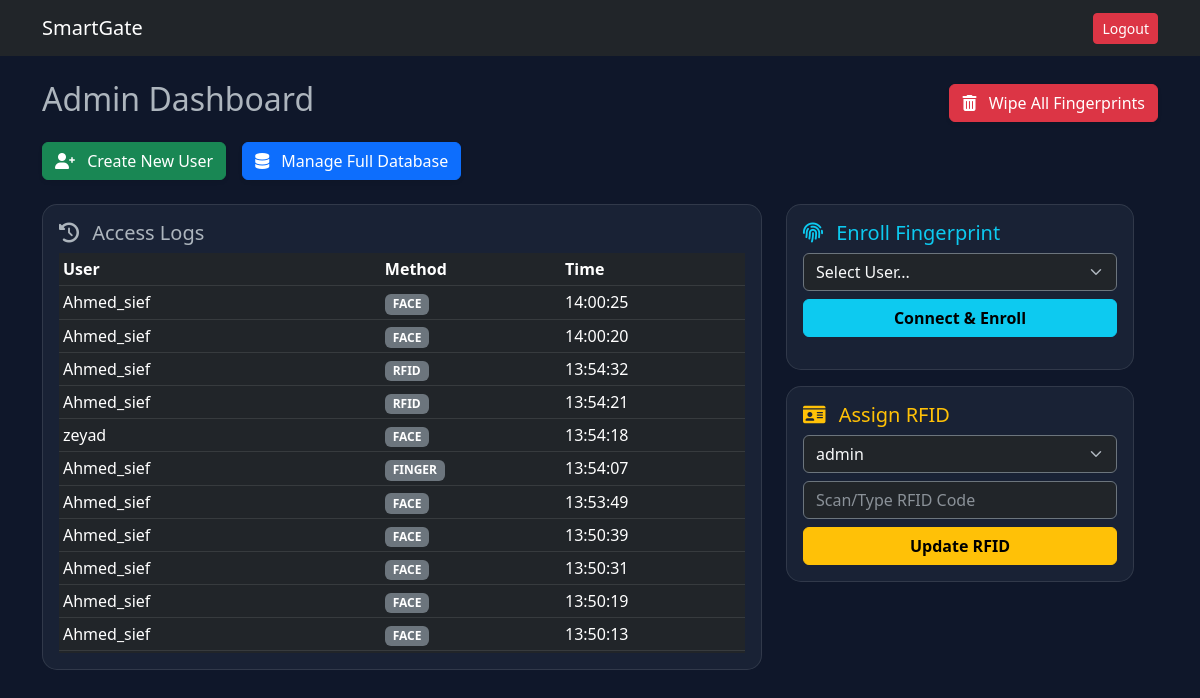
The page /admin_dashboard/ (signed in) on the database its author committed.
### core/models.py (models this page shows, shortened)
class AttendanceLog(models.Model):
    user = models.ForeignKey(User, on_delete=models.CASCADE, null=True, blank=True)
    access_method = models.CharField(max_length=50)
    status = models.CharField(max_length=50, default="Success")
    timestamp = models.DateTimeField(auto_now_add=True)

### core/views.py (the view)
# urls.py: path('admin_dashboard/', views.admin_dashboard, name='admin_dashboard'),
@user_passes_test(lambda u: u.is_superuser)
def admin_dashboard(request):
    logs = AttendanceLog.objects.all().order_by('-timestamp')[:50]
    users = User.objects.all()
    no_finger = User.objects.filter(profile__fingerprint_id__isnull=True)
    return render(request, 'core/admin_dashboard.html', {'logs': logs, 'users': users, 'no_finger': no_finger})

### core/templates/core/admin_dashboard.html (shortened to what this page needs)
{% extends 'core/base.html' %}
{% block content %}
<div class="row">
    <div class="d-flex justify-content-between mb-3 align-items-center">
        <h2>Admin Dashboard</h2>
        <button onclick="wipeData()" class="btn btn-danger shadow-sm">
            <i class="fas fa-trash-alt me-2"></i> Wipe All Fingerprints
        </button>
    </div>
    <div class="mb-4 d-flex gap-3">
        <a href="{% url 'signup' %}" class="btn btn-success shadow-sm">
            <i class="fas fa-user-plus me-2"></i> Create New User
        </a>
        <a href="/admin/" target="_blank" class="btn btn-primary shadow-sm">
            <i class="fas fa-database me-2"></i> Manage Full Database
        </a>
    </div>
    <div class="row">
        <div class="col-md-8">
            <div class="glass-card p-3">
                <h5><i class="fas fa-history me-2"></i> Access Logs</h5>
                <div class="table-responsive" style="max-height: 400px; overflow-y: auto;">
                    <table class="table table-dark table-sm table-hover">
                        <thead><tr><th>User</th><th>Method</th><th>Time</th></tr></thead>
                        <tbody>
                            {% for log in logs %}
                            <tr>
                                <td>{{ log.user.username }}</td>
                                <td><span class="badge bg-secondary">{{ log.access_method }}</span></td>
                                <td>{{ log.timestamp|date:"H:i:s" }}</td>
                            </tr>
                            {% empty %}
                            <tr><td colspan="3" class="text-center text-muted">No logs yet.</td></tr>
                            {% endfor %}
                        </tbody>
                    </table>
                </div>
            </div>
        </div>
        <div class="col-md-4">
            <div class="glass-card p-3 mb-3">
                <h5 class="text-info"><i class="fas fa-fingerprint me-2"></i> Enroll Fingerprint</h5>
                <select id="fp_user" class="form-select mb-2 bg-dark text-light border-secondary">
                    <option value="" disabled selected>Select User...</option>
                </select>
                <button onclick="enroll()" class="btn btn-info w-100 fw-bold">Connect & Enroll</button>
            </div>
            <div class="glass-card p-3">
                <h5 class="text-warning"><i class="fas fa-id-card me-2"></i> Assign RFID</h5>
                <form action="{% url 'update_rfid' %}" method="POST">
                    <select name="user_id" class="form-select mb-2 bg-dark text-light border-secondary">
                        {% for u in users %}<option value="{{ u.id }}">{{ u.username }}</option>{% endfor %}
                    </select>
                    <input type="text" name="rfid_code" class="form-control mb-2 bg-dark text-light border-secondary" placeholder="Scan/Type RFID Code">
                    <button class="btn btn-warning w-100 fw-bold">Update RFID</button>
                </form>
            </div>
        </div>
    </div>
</div>
{% endblock %}

### core/templates/core/base.html (shortened to what this page needs)
<!DOCTYPE html>
<html lang="en" data-bs-theme="dark">
<head>
    <link href="https://cdn.jsdelivr.net/npm/bootstrap@5.3.0/dist/css/bootstrap.min.css" rel="stylesheet">
    <link rel="stylesheet" href="https://cdnjs.cloudflare.com/ajax/libs/font-awesome/6.0.0/css/all.min.css">
</head>
<body>
    <nav class="navbar navbar-dark bg-dark mb-4">
        <div class="container">
            <a class="navbar-brand" href="#">SmartGate</a>
            {% if user.is_authenticated %}<a href="{% url 'logout' %}" class="btn btn-sm btn-danger">Logout</a>{% endif %}
        </div>
    </nav>
    <div class="container">{% block content %}{% endblock %}</div>
</body>
</html>

### core/templates/core/base.html (style rules this page uses)
body { background-color: #0f172a; font-family: 'Segoe UI', sans-serif; }
.glass-card { background: rgba(30, 41, 59, 0.7); backdrop-filter: blur(10px); border: 1px solid rgba(255,255,255,0.1); border-radius: 15px; }

### rows shown on the page
AttendanceLog: user.username "Ahmed_sief", access_method "FACE", timestamp "14:00:25"
AttendanceLog: user.username "Ahmed_sief", access_method "FACE", timestamp "14:00:20"
AttendanceLog: user.username "Ahmed_sief", access_method "RFID", timestamp "13:54:32"
AttendanceLog: user.username "Ahmed_sief", access_method "RFID", timestamp "13:54:21"
AttendanceLog: user.username "zeyad", access_method "FACE", timestamp "13:54:18"
AttendanceLog: user.username "Ahmed_sief", access_method "FINGER", timestamp "13:54:07"
AttendanceLog: user.username "Ahmed_sief", access_method "FACE", timestamp "13:53:49"
AttendanceLog: user.username "Ahmed_sief", access_method "FACE", timestamp "13:50:39"
AttendanceLog: user.username "Ahmed_sief", access_method "FACE", timestamp "13:50:31"
AttendanceLog: user.username "Ahmed_sief", access_method "FACE", timestamp "13:50:19"
AttendanceLog: user.username "Ahmed_sief", access_method "FACE", timestamp "13:50:13"

### other values the page prints
form field user_id "admin"
